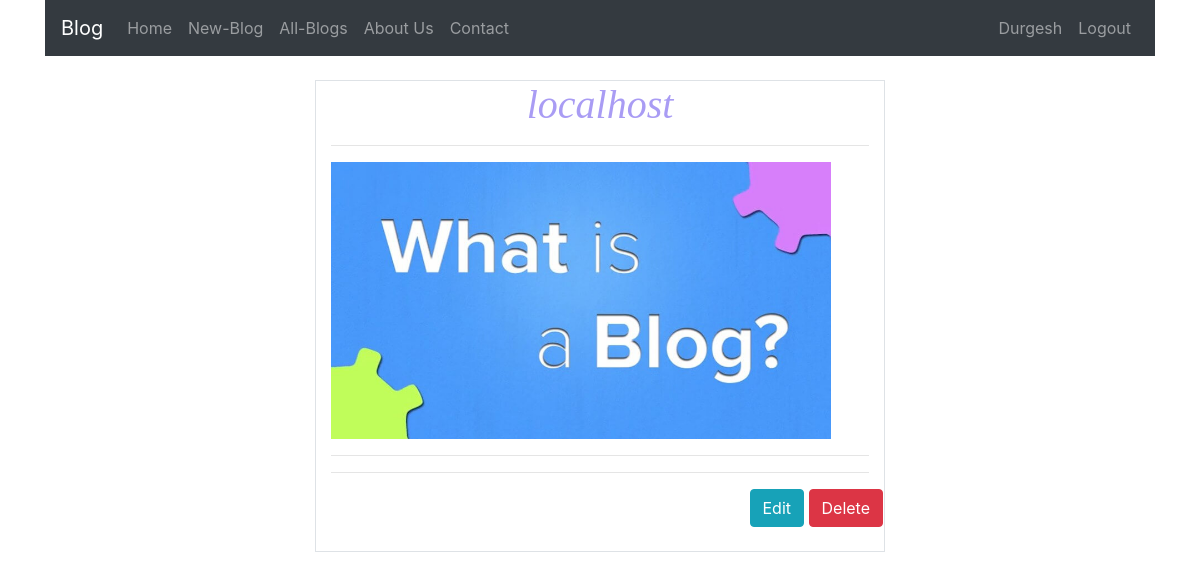
The app's page /blog/55dr6ftgyunjoimkpl/ (signed in) with its own data.
### blog/models.py (models this page shows, shortened)
class BlogPost(models.Model):
	user = models.ForeignKey(User, default = 1,blank=True, null=True, on_delete = models.SET_NULL)
	title = models.CharField(max_length= 120)
	slug  = models.SlugField(blank=True, unique=True)
	description = models.TextField(null=True, blank=True, max_length= 1200)
	image = models.ImageField(upload_to = upload_image_path,null=True, blank=True)
	def get_edit_url(self):
		return "/blog/{slug}/edit".format(slug=self.slug)
	def get_delete_url(self):
		return "/blog/{slug}/delete".format(slug=self.slug)

### blog/views.py (the view)
# urls.py: path(r'blog/<str:slug>/', blog_detail_view, name='blog_detail_view'),
@login_required(login_url='/login/')
def blog_detail_view(request, slug):
	template_name = "blog/detail.html"
	queryset = get_object_or_404(BlogPost, slug=slug)
	context = {
		'object_list': queryset
	}
	return  render(request, template_name, context)

### blog/templates/blog/detail.html (shortened to what this page needs)
{% extends "base/base.html" %}
{% load static %}
{% block content %}
<div class="row">
	<div class="col col-md-6 offset-md-3 border">
		<center><h1>{{ object_list.title }}</h1></center>
		<hr>
		{% if object_list.image %}
		<a href="{{ instance.get_absolute_url }}">
		  <img src="{{ object_list.image.url }}" alt="{{ object_list.title }}"
		  style="width: 500px; max-height: 350px;">
		</a>
		{% endif %}
		<hr>
		<hr>
		<div class="col col-md-6 offset-md-9">
			<a href="{{ object_list.get_edit_url }}"><button class="btn btn-info" >Edit</button></a>
			<a href="{{ object_list.get_delete_url }}"><button class="btn btn-danger" >Delete</button></a>
			<br>
		</div>
		<br>
	</div>
</div>
{% endblock %}

### blog/templates/base/navbarr.html (shortened to what this page needs)
<nav class="navbar navbar-expand-lg navbar-dark bg-dark">
  <a class="navbar-brand" href="{% url 'blog:home' %}">Blog</a>
  <div class="navbar-collapse collapse" id="navbarSupportedContent">
    {% if user.is_authenticated %}
    <ul class="nav navbar-nav">
      <li class="nav-item">
        <a class="nav-link" href="{% url 'blog:home' %}">Home <span class="sr-only">(current)</span></a>
      </li>
      <li class="nav-item">
        <a class="nav-link" href="{% url 'blog:create' %}">New-Blog</a>
      </li>
      <li class="nav-item">
        <a class="nav-link" href="{% url 'blog:blog' %}">All-Blogs</a>
      </li>
      <li class="nav-item">
        <a class="nav-link" href="{% url 'blog:about' %}">About Us</a>
      </li>
      <li class="nav-item">
        <a class="nav-link" href="{% url 'blog:contact' %}">Contact</a>
      </li>
    </ul>
    <ul class="nav navbar-nav ml-md-auto">
      <li class="nav-item">
        <a class="nav-link" href="">{{ user.username }}</a>
      </li>
      <li class="nav-item">
        <a class="nav-link" href="{% url 'blog:logout' %}">Logout</a>
      </li>
    </ul>
    {% else %}
<!--
    {% endif %}
  </div>
</nav>
<br>

### static_my_proj/blog_css/bgcss.css (style rules this page uses)
h1 { color:#a99cf4; font-family: Snell Roundhand, cursive; font-style: italic; }

### records on screen
BlogPost: title "localhost", image (picture)

### other values on screen
{{ user.username }} "Durgesh"
